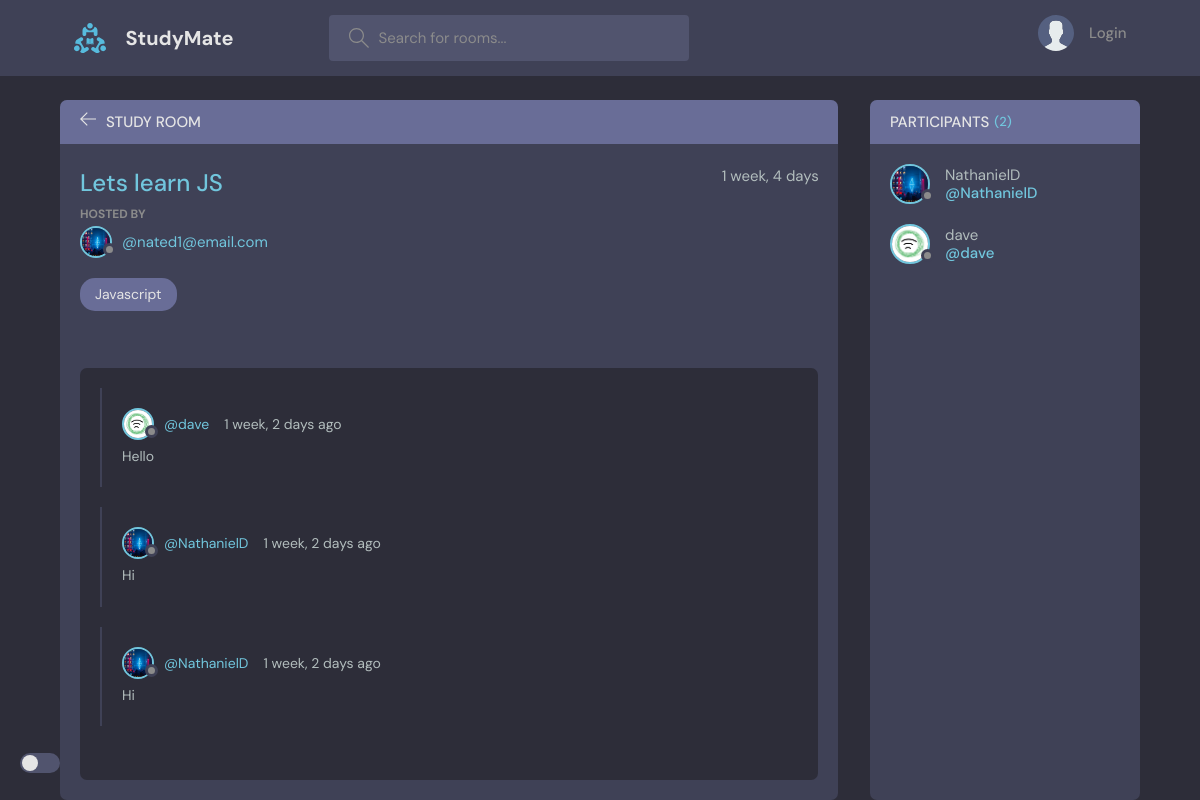
The app's page /room/2 with its own data.
### base/models.py (models this page shows, shortened)
class Room(models.Model):
    host = models.ForeignKey(User, on_delete=models.SET_NULL, null=True)
    topic = models.ForeignKey(Topic, on_delete=models.SET_NULL, null=True)
    name = models.CharField(max_length=200)
    participants = models.ManyToManyField(User, related_name = 'participants', blank=True)
    description = models.TextField(null=True, blank=True)
    updated = models.DateTimeField(auto_now=True)
    created = models.DateTimeField(auto_now_add=True)
    class Meta:
    	ordering = ['-updated', '-created']

class User(AbstractUser):
    name = models.CharField(max_length=200, null=True)
    email = models.EmailField(unique=True, null=True)
    bio = models.TextField(null=True)
    avatar = models.ImageField(null=True, default='avatar.svg')
    USERNAME_FIELD = 'email'
    REQUIRED_FIELDS = []

class Topic(models.Model):
    name = models.CharField(max_length=200)
    def __str__(self):
        return self.name

class Message(models.Model):
    user = models.ForeignKey(User, on_delete=models.CASCADE)
    room = models.ForeignKey(Room, on_delete=models.CASCADE)
    body = models.TextField()
    updated = models.DateTimeField(auto_now=True)
    created = models.DateTimeField(auto_now_add=True)
    def __str__(self):
        return self.body[0:50]
    class Meta:
    	ordering = ['-updated', '-created']

### base/views.py (the view, shortened to what this page needs)
# urls.py: path('room/<str:pk>', views.room, name='room'),
def room(request, pk):
    room = Room.objects.get(id=pk)
    room_messages = room.message_set.all()#.order_by('-created')
    participants = room.participants.all()
    context = {'room': room, 'messages': room_messages, 'participants': participants}
    return render(request, 'base/room.html', context)

### base/templates/base/room.html (shortened to what this page needs)
{% extends 'main.html' %}
{% block content %}
<main class="profile-page layout layout--2">
      <div class="container">
        <div class="room">
          <div class="room__top">
            <div class="room__topLeft">
              <a href="{% url 'home' %}">
                <svg version="1.1" xmlns="http://www.w3.org/2000/svg" width="32" height="32" viewBox="0 0 32 32">
                  <title>arrow-left</title>
                  <path
                    d="M13.723 2.286l-13.723 13.714 13.719 13.714 1.616-1.611-10.96-10.96h27.625v-2.286h-27.625l10.965-10.965-1.616-1.607z"
                  ></path>
                </svg>
              </a>
              <h3>Study Room</h3>
            </div>
          </div>
          <div class="room__box scroll">
            <div class="room__header scroll">
              <div class="room__info">
                <h3>{{ room.name }}</h3>
                <span>{{ room.created | timesince }}</span>
              </div>
              <div class="room__hosted">
                <p>Hosted By</p>
                <a href="{% url 'user-profile' room.host.id %}" class="room__author">
                  <div class="avatar avatar--small">
                    <img src="{{ room.host.avatar.url }}" />
                  </div>
                  <span>@{{ room.host }}</span>
                </a>
              </div>
              <span class="room__topics">{{ room.topic }}</span>
            </div>
            <div class="room__conversation">
              <div class="threads scroll">
                {% for message in messages %}
                <div class="thread">
                  <div class="thread__top">
                    <div class="thread__author">
                      <a href="{% url 'user-profile' message.user.id %}" class="thread__authorInfo">
                        <div class="avatar avatar--small">
                          <img src="{{ message.user.avatar.url }}" />
                        </div>
                        <span>@{{ message.user.username }}</span>
                      </a>
                      <span class="thread__date">{{ message.created | timesince }} ago</span>
                    </div>
                  </div>
                  <div class="thread__details">
                    {{ message.body }}
                  </div>
                </div>
                {% endfor %}
              </div>
            </div>
          </div>
        </div>
        <div class="participants">
          <h3 class="participants__top">Participants <span>({{ participants.count }})</span></h3>
          <div class="participants__list scroll">
              {% for user in participants %}
                <a href="{% url 'user-profile' user.id %}" class="participant">
                  <div class="avatar avatar--medium">
                    <img src="{{ user.avatar.url }}" />
                  </div>
                  <p>
                    {{ user.username }}
                    <span>@{{ user.username }}</span>
                  </p>
                </a>
              {% endfor %}
            </div>
        </div>
      </div>
    </main>
    {% endblock content %}

### records on screen
Room: name "Lets learn JS", created "1 week, 4 days", host.avatar (picture), host "nated1@email.com", topic "Javascript"
Message: user.avatar (picture), user.username "dave", created "1 week, 2 days", body "Hello"
Message: user.avatar (picture), user.username "NathanielD", created "1 week, 2 days", body "Hi"
Message: user.avatar (picture), user.username "NathanielD", created "1 week, 2 days", body "Hi"
User: avatar (picture), username "NathanielD"
User: avatar (picture), username "dave"

### other values on screen
{{ participants.count }} "2"
